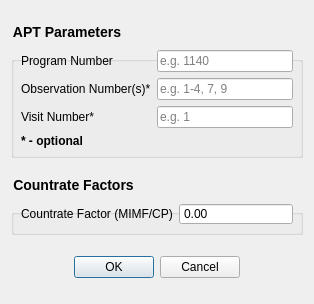
<?xml version="1.0" encoding="UTF-8"?>
<ui version="4.0">
 <class>Dialog</class>
 <widget class="QDialog" name="Dialog">
  <property name="geometry">
   <rect>
    <x>0</x>
    <y>0</y>
    <width>314</width>
    <height>304</height>
   </rect>
  </property>
  <property name="windowTitle">
   <string>Dialog</string>
  </property>
  <layout class="QVBoxLayout" name="verticalLayout">
   <item>
    <spacer name="verticalSpacer_4">
     <property name="orientation">
      <enum>Qt::Vertical</enum>
     </property>
     <property name="sizeType">
      <enum>QSizePolicy::Fixed</enum>
     </property>
     <property name="sizeHint" stdset="0">
      <size>
       <width>20</width>
       <height>13</height>
      </size>
     </property>
    </spacer>
   </item>
   <item>
    <widget class="QGroupBox" name="groupBox">
     <property name="styleSheet">
      <string notr="true">QGroupBox { font-size: 14px; font-weight: bold; margin-top: 16px } QGroupBox::title { top: -16px }</string>
     </property>
     <property name="title">
      <string>APT Parameters</string>
     </property>
     <layout class="QGridLayout" name="gridLayout">
      <item row="0" column="1">
       <widget class="QLineEdit" name="lineEdit_programNumber">
        <property name="toolTip">
         <string>&lt;=5 digit number describing the APT program</string>
        </property>
        <property name="placeholderText">
         <string>e.g. 1140</string>
        </property>
       </widget>
      </item>
      <item row="0" column="0">
       <widget class="QLabel" name="label">
        <property name="toolTip">
         <string>&lt;=5 digit number describing the APT program</string>
        </property>
        <property name="text">
         <string>Program Number</string>
        </property>
       </widget>
      </item>
      <item row="1" column="0">
       <widget class="QLabel" name="label_2">
        <property name="toolTip">
         <string>Number of the observation within the APT program</string>
        </property>
        <property name="text">
         <string>Observation Number(s)*</string>
        </property>
       </widget>
      </item>
      <item row="1" column="1">
       <widget class="QLineEdit" name="lineEdit_observationNumber">
        <property name="toolTip">
         <string>Number of the observation within the APT program</string>
        </property>
        <property name="placeholderText">
         <string>e.g. 1-4, 7, 9</string>
        </property>
       </widget>
      </item>
      <item row="2" column="0">
       <widget class="QLabel" name="label_3">
        <property name="toolTip">
         <string>Number of the visit within the observation</string>
        </property>
        <property name="text">
         <string>Visit Number*</string>
        </property>
       </widget>
      </item>
      <item row="2" column="1">
       <widget class="QLineEdit" name="lineEdit_visitNumber">
        <property name="toolTip">
         <string>Number of the visit within the observation</string>
        </property>
        <property name="placeholderText">
         <string>e.g. 1</string>
        </property>
       </widget>
      </item>
      <item row="3" column="0">
       <widget class="QLabel" name="label_5">
        <property name="text">
         <string>&lt;b&gt;* - optional&lt;/b&gt;</string>
        </property>
       </widget>
      </item>
     </layout>
    </widget>
   </item>
   <item>
    <spacer name="verticalSpacer_5">
     <property name="orientation">
      <enum>Qt::Vertical</enum>
     </property>
     <property name="sizeType">
      <enum>QSizePolicy::Fixed</enum>
     </property>
     <property name="sizeHint" stdset="0">
      <size>
       <width>20</width>
       <height>13</height>
      </size>
     </property>
    </spacer>
   </item>
   <item>
    <widget class="QGroupBox" name="groupBox_4">
     <property name="sizePolicy">
      <sizepolicy hsizetype="Preferred" vsizetype="Preferred">
       <horstretch>0</horstretch>
       <verstretch>0</verstretch>
      </sizepolicy>
     </property>
     <property name="minimumSize">
      <size>
       <width>290</width>
       <height>0</height>
      </size>
     </property>
     <property name="styleSheet">
      <string notr="true">QGroupBox { font-size: 14px; font-weight: bold; margin-top: 16px } QGroupBox::title { top: -16px }</string>
     </property>
     <property name="title">
      <string>Countrate Factors</string>
     </property>
     <layout class="QGridLayout" name="gridLayout_4">
      <item row="0" column="1" colspan="2">
       <widget class="QDoubleSpinBox" name="doubleSpinBox_countrateFactor">
        <property name="enabled">
         <bool>true</bool>
        </property>
        <property name="toolTip">
         <string>&lt;html&gt;&lt;head/&gt;&lt;body&gt;&lt;p&gt;A factor by which to multiply the count rate of the guide star; for use in MIMF and CP where segments are stacked but unphased and the brightness might vary&lt;/p&gt;&lt;/body&gt;&lt;/html&gt;</string>
        </property>
        <property name="whatsThis">
         <string/>
        </property>
        <property name="styleSheet">
         <string notr="true">.QDoubleSpinBox:disabled {color: grey}</string>
        </property>
        <property name="buttonSymbols">
         <enum>QAbstractSpinBox::NoButtons</enum>
        </property>
        <property name="maximum">
         <double>1.000000000000000</double>
        </property>
        <property name="singleStep">
         <double>0.100000000000000</double>
        </property>
       </widget>
      </item>
      <item row="0" column="0">
       <widget class="QLabel" name="label_4">
        <property name="text">
         <string>Countrate Factor (MIMF/CP)</string>
        </property>
       </widget>
      </item>
     </layout>
    </widget>
   </item>
   <item>
    <widget class="QDialogButtonBox" name="buttonBox">
     <property name="sizePolicy">
      <sizepolicy hsizetype="Expanding" vsizetype="Preferred">
       <horstretch>0</horstretch>
       <verstretch>0</verstretch>
      </sizepolicy>
     </property>
     <property name="orientation">
      <enum>Qt::Horizontal</enum>
     </property>
     <property name="standardButtons">
      <set>QDialogButtonBox::Cancel|QDialogButtonBox::Ok</set>
     </property>
     <property name="centerButtons">
      <bool>true</bool>
     </property>
    </widget>
   </item>
  </layout>
 </widget>
 <resources/>
 <connections>
  <connection>
   <sender>buttonBox</sender>
   <signal>accepted()</signal>
   <receiver>Dialog</receiver>
   <slot>accept()</slot>
   <hints>
    <hint type="sourcelabel">
     <x>256</x>
     <y>750</y>
    </hint>
    <hint type="destinationlabel">
     <x>157</x>
     <y>274</y>
    </hint>
   </hints>
  </connection>
  <connection>
   <sender>buttonBox</sender>
   <signal>rejected()</signal>
   <receiver>Dialog</receiver>
   <slot>reject()</slot>
   <hints>
    <hint type="sourcelabel">
     <x>283</x>
     <y>750</y>
    </hint>
    <hint type="destinationlabel">
     <x>283</x>
     <y>274</y>
    </hint>
   </hints>
  </connection>
 </connections>
</ui>
